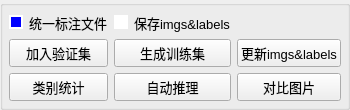
       <widget class="QGroupBox" name="groupBox_7">
        <property name="font">
         <font>
          <pointsize>10</pointsize>
         </font>
        </property>
        <property name="title">
         <string/>
        </property>
        <layout class="QGridLayout" name="gridLayout_4">
         <property name="leftMargin">
          <number>6</number>
         </property>
         <property name="topMargin">
          <number>6</number>
         </property>
         <property name="rightMargin">
          <number>6</number>
         </property>
         <property name="bottomMargin">
          <number>6</number>
         </property>
         <item row="2" column="3">
          <widget class="QPushButton" name="pushButton_update_tv">
           <property name="enabled">
            <bool>true</bool>
           </property>
           <property name="font">
            <font>
             <pointsize>10</pointsize>
            </font>
           </property>
           <property name="text">
            <string>更新imgs&amp;&amp;labels</string>
           </property>
          </widget>
         </item>
         <item row="3" column="3">
          <widget class="QPushButton" name="pushButton_100">
           <property name="sizePolicy">
            <sizepolicy hsizetype="Expanding" vsizetype="Fixed">
             <horstretch>0</horstretch>
             <verstretch>0</verstretch>
            </sizepolicy>
           </property>
           <property name="font">
            <font>
             <pointsize>10</pointsize>
            </font>
           </property>
           <property name="text">
            <string>对比图片</string>
           </property>
          </widget>
         </item>
         <item row="3" column="2">
          <widget class="QPushButton" name="pushButton_auto_infer">
           <property name="enabled">
            <bool>true</bool>
           </property>
           <property name="font">
            <font>
             <pointsize>10</pointsize>
            </font>
           </property>
           <property name="text">
            <string>自动推理</string>
           </property>
           <property name="icon">
            <iconset>
             <normaloff>images/图片12.png</normaloff>images/图片12.png</iconset>
           </property>
          </widget>
         </item>
         <item row="2" column="2">
          <widget class="QPushButton" name="pushButton_g_train">
           <property name="enabled">
            <bool>true</bool>
           </property>
           <property name="font">
            <font>
             <pointsize>10</pointsize>
            </font>
           </property>
           <property name="text">
            <string>生成训练集</string>
           </property>
          </widget>
         </item>
         <item row="2" column="1">
          <widget class="QPushButton" name="pushButton_g_val">
           <property name="enabled">
            <bool>true</bool>
           </property>
           <property name="font">
            <font>
             <pointsize>10</pointsize>
            </font>
           </property>
           <property name="text">
            <string>加入验证集</string>
           </property>
          </widget>
         </item>
         <item row="1" column="1">
          <widget class="QCheckBox" name="checkBox_2">
           <property name="font">
            <font>
             <pointsize>10</pointsize>
            </font>
           </property>
           <property name="styleSheet">
            <string notr="true">QCheckBox::indicator:checked {
    background-color:       blue;
    border:                 2px solid white;  
}

QCheckBox::indicator:unchecked {
    background-color:      white;
    border:                 2px solid white;  
}</string>
           </property>
           <property name="text">
            <string>统一标注文件</string>
           </property>
           <property name="checked">
            <bool>true</bool>
           </property>
          </widget>
         </item>
         <item row="3" column="1">
          <widget class="QPushButton" name="pushButton_stat">
           <property name="font">
            <font>
             <pointsize>10</pointsize>
            </font>
           </property>
           <property name="text">
            <string>类别统计</string>
           </property>
           <property name="icon">
            <iconset>
             <normaloff>images/图片7.png</normaloff>images/图片7.png</iconset>
           </property>
          </widget>
         </item>
         <item row="1" column="2">
          <widget class="QCheckBox" name="checkBox_1">
           <property name="font">
            <font>
             <pointsize>10</pointsize>
            </font>
           </property>
           <property name="styleSheet">
            <string notr="true">QCheckBox::indicator:checked {
    background-color:       blue;
    border:                 2px solid white;  
}

QCheckBox::indicator:unchecked {
    background-color:      white;
    border:                 2px solid white;  
}</string>
           </property>
           <property name="text">
            <string>保存imgs&amp;&amp;labels</string>
           </property>
          </widget>
         </item>
        </layout>
       </widget>
